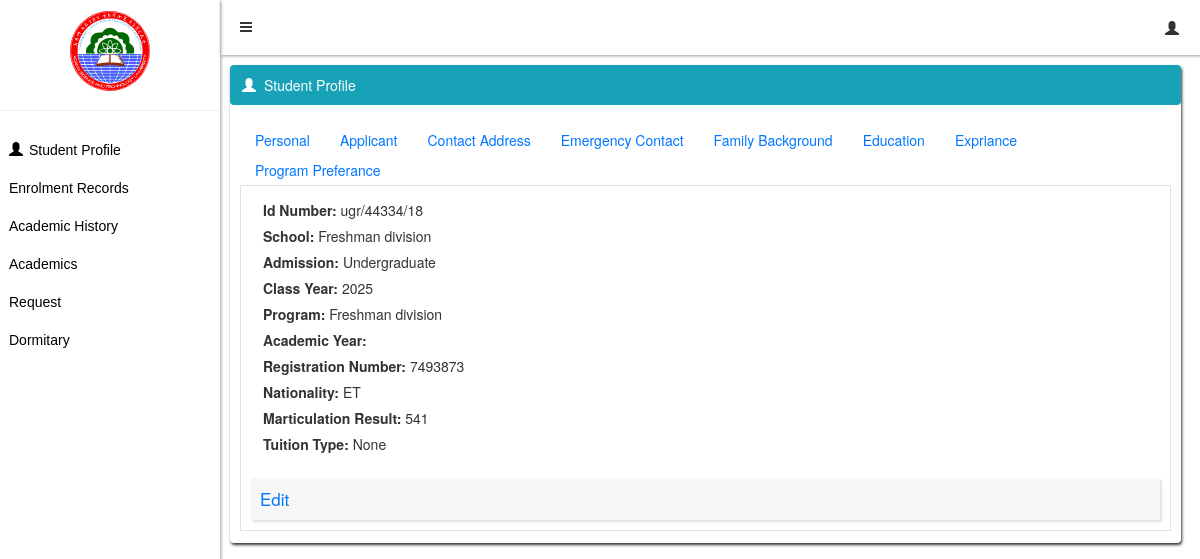
/applicant/ (signed in), run on the app's committed database.
### Estudent/models.py (models this page shows)
class MoreInfo(models.Model):
    user = models.ForeignKey(User, on_delete=models.CASCADE)
    Dormitary = models.CharField(max_length=10,)
    AdmissionYear = models.CharField(max_length=10,null=True)
    Program = models.CharField(max_length=255,null=True)
    Admission = models.CharField(max_length=255,null=True)
    ClassYear = models.CharField(20,null=True)
    Section = models.CharField(20,null=True)

class Student_informations(models.Model):
    GENDER_CHOICES = [
        ('Male', 'Male'),
        ('Female', 'Female'),
    ]
    MARITAL_CHOICES = [
        ('Single', 'Single'),
        ('Married', 'Married'),
    ]
    REGION_CHOICES = [
        ('Addis Ababa', 'Addis Ababa'),
        ('Afar Region', 'Afar Region'),
        ('Amhara Region', 'Amhara Region'),
        ('Benishangul-Gumuz Region', 'Benishangul-Gumuz Region'),
        ('Central Ethiopia Region', 'Central Ethiopia Region'),
        ('Dire Dawa', 'Dire Dawa'),
        ('Gambela Region', 'Gambela Region'),
        ('Harari Region', 'Harari Region'),
        ('Oromia Region', 'Oromia Region'),
        ('Sidama Region', 'Sidama Region'),
        ('Somali Region', 'Somali Region'),
        ('South Ethiopia Region', 'South Ethiopia Region'),
        ('South West Ethiopia Peoples\' Region', 'South West Ethiopia Peoples\' Region'),
        ('Tigray Region', 'Tigray Region'),
    ]
    TUITION_CHOICES = [
        ('cost_sharing', 'cost_sharing'),
        ('non-cafe', 'non-cafe'),
    ]
    DISABILITY_CHOICES = [
        ('None', 'No Disability'),
        ('Physical', 'Physical Disability'),
        ('Hearing', 'Hearing Impairment'),
        ('Visual', 'Visual Impairment'),
        ('Other', 'Other (Please specify)'),
    ]
    user = models.ForeignKey(User, on_delete=models.CASCADE)
    Name = models.CharField(max_length=30)
    Father = models.CharField(max_length=30)
    Grand_Father = models.CharField(max_length=30)
    ሙሉ_ስም = models.CharField(max_length=30)
    Gender = models.CharField(max_length=20, choices=GENDER_CHOICES)
    Marital_Status = models.CharField(max_length=20,choices=MARITAL_CHOICES)
    Matric_Result = models.IntegerField()
    Date_Of_Birth = models.DateField()
    Age = models.IntegerField()
    Place_Of_Birth = models.CharField(max_length=30)
    Photo = models.ImageField(null=True, upload_to='photos/')
    Nationality = models.CharField(max_length=20)
    Region = models.CharField(max_length=50, choices=REGION_CHOICES)
    Disability = models.CharField(max_length=30, choices=DISABILITY_CHOICES)
    Email = models.EmailField(unique=True)
    Phone = models.IntegerField()
    Registration_Number = models.IntegerField(null=True)
    Tuition_Type = models.CharField(max_length=20, choices=TUITION_CHOICES)
    Country = models.CharField(max_length=20)
    Street_Address = models.CharField(max_length=20, null=True)
    Home_Tel_Phone = models.IntegerField(null=True)
    Mobile = models.IntegerField(null=True)
    Work_Tel_Phone = models.IntegerField(null=True)
    Woreda = models.CharField(null=True)
    Kebele = models.CharField(null=True)

### Estudent/views.py (the view)
# urls.py: path("applicant/", views.appilicant, name="applicnat"),
def appilicant(request):
    aboutStudent = Student_informations.objects.get(user = request.user)
    moreAboutStudent = MoreInfo.objects.get(user = request.user)
    student = request.user
    context = {
        "a":aboutStudent,
        "m":moreAboutStudent,
        "student":student,
    }
    return render(request, 'Estudent/applicant.html',context)

### Estudent/templates/Estudent/applicant.html (shortened to what this page needs)
{% extends 'Estudent/base.html' %}
{% load static %}
{% block content_header %}
<p style="margin: 10px; display: inline;"><i class="glyphicon glyphicon-user" style="margin: 2px; margin-right: -38px;"></i>Student Profile</p>
{% endblock %}
{% block content %}
<div class="links">
    <a href="/studProfile/">Personal</a>
    <a href="/applicant/">Applicant</a>
    <a href="">Contact Address</a>
    <a href="">Emergency Contact</a>
    <a href="">Family Background</a>
    <a href="">Education</a>
    <a href="">Expriance</a>
    <a href="">Program Preferance</a>
</div>
<div class="info">
    <div class="details">
        <div class="stud-info">
            <p ><b>Id Number: </b>{{student.username}}</p>
            <p ><b>School:</b> {{m.Program}}</p>
            <p ><b>Admission:</b> {{m.Admission}}</p>
            <p><b>Class Year: </b>{{m.ClassYear}}</p>
            <p><b>Program: </b>{{m.Program}}</p>
            <p><b>Academic Year: </b>{{a.ClassYear}}</p>
            <p><b>Registration Number: </b>{{a.Registration_Number}}</p>
            <p ><b>Nationality: </b>{{a.Nationality}}</p>
            <p ><b>Marticulation Result:</b> {{a.Matric_Result}}</p>
            <p ><b>Tuition Type:</b> {{a.Disability}}</p>
        </div>
    </div>
    <div class="Update">
        <button class="Edit">Edit</button>
    </div>
</div>
{% endblock %}

### Estudent/templates/Estudent/base.html (style rules this page uses)
i { cursor: pointer; width: 60px; }

### Estudent/templates/Estudent/applicant.html (style rules this page uses)
.details { height: auto; display: flex; margin: 0px; padding: 0px; flex-wrap: wrap; flex-grow: 2; }
.stud-info p { margin: 2px; margin-left: 10px; padding: 2px; }
.links { flex-wrap: wrap; margin: 10px; padding: 10px; padding-bottom: 0px; margin-bottom: 0px; display: flex; }
.links a { margin: 5px; padding-right: 20px; margin-bottom: 0px; height: 25px; text-decoration: none; text-align: left; color: rgb(0, 119, 255); }
.info { height: auto; display: flex; border: solid rgb(224, 224, 224) 1px; margin: 10px; margin-top: 0px; padding: 10px; flex-wrap: wrap; }
.Edit { width: 100%; border: none; text-align: left; padding: 9px; background-color: rgba(0, 0, 0, .03); box-shadow: 2px 2px 2px rgba(180, 180, 180, 0.4); margin: 0px; font-size: 17px; color: rgb(0, 119, 255); }
.Update { width: 110%; height: auto; margin: 0px; margin-top: 20px; }

### data on the page
MoreInfo: Program "Freshman division", Admission "Undergraduate", ClassYear "2025"
Student_informations: Registration_Number "7493873", Nationality "ET", Matric_Result "541", Disability "None"

### other printed values
{{ student.username }} "ugr/44334/18"
